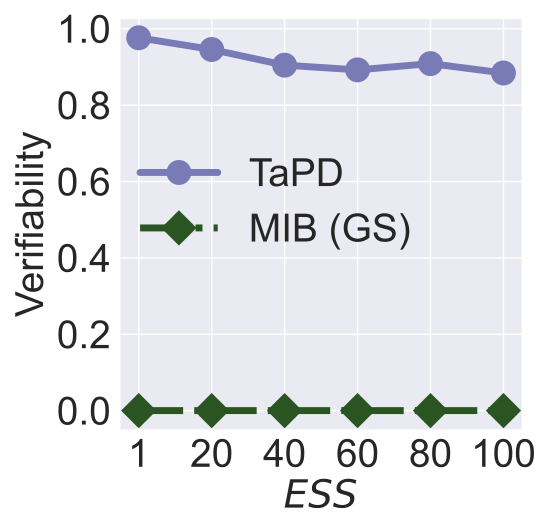

The script that saved this image:


import numpy as np
import matplotlib.pyplot as plt

epsilon = 3
beta = 1 / epsilon


x=[1, 2, 3, 4, 5, 6]
# validation_for_plt =[97,95.8600, 94.9400, 93.5400, 93.2400]
# attack_for_plt=[0, 0.3524, 0, 0.1762, 0.1762]
# basic_for_plt=[99.8, 99.8, 99.8, 99.8, 99.8]

labels = ['1', '20', '40', '60', '80', '100' ]
# unl_org = [97.77, 97.55, 97.35, 97.29, 97.21, 97.21]

unl_mib = [0, 0, 0, 0, 0, 0]
unl_mib_bck = [0, 0.7, 0.7, 0.7, 0.7, 1]


# unl_hess_r = [96.6, 96.66, 96.04, 95.94, 95.85, 97.21]
unl_muv_includes = [0.0981, 0.0894, 0.0687, 0.0891, 0.0676,  0.0912]

unl_muv = [0.9764, 0.9457, 0.9047,  0.8924, 0.9088, 0.8842]
# unl_ss_wo = [94.32, 94.53, 94.78, 93.38, 94.04, 97.21]



plt.style.use('seaborn')
plt.figure(figsize=(5.5, 5.3))
l_w=5
m_s=15
marker_s = 3
markevery=1
#plt.figure(figsize=(8, 5.3))
#plt.plot(x, unl_fr, color='blue', marker='^', label='Retrain',linewidth=l_w, markersize=m_s)
plt.plot(x, unl_muv, linestyle='-', color='#797BB7', marker='o', fillstyle='full', markevery=markevery,label='TaPD', linewidth=l_w, markersize=m_s, markeredgewidth=marker_s)


#plt.plot(x, unl_muv, linestyle='--', color='#9BC985',  marker='s', fillstyle='full', markevery=markevery, label='TaPD',linewidth=l_w, markersize=m_s, markeredgewidth=marker_s)


# plt.plot(x, unl_mib_bck, linestyle=':', color='r',  marker='^', fillstyle='none', markevery=markevery,
#          label='MIB (bac.)', linewidth=l_w,  markersize=m_s, markeredgewidth=marker_s)


plt.plot(x, unl_mib, linestyle='-.', color='#2A5522',  marker='D', fillstyle='full', markevery=markevery,
         label='MIB (GS)',linewidth=l_w, markersize=m_s, markeredgewidth=marker_s)



#plt.plot(x, unl_vibu, color='silver',  marker='d',  label='VIBU',linewidth=4,  markersize=10)

# plt.plot(x, y_sa03, color='r',  marker='2',  label='AAAI21 A_acc, pr=0.3',linewidth=3, markersize=8)
# plt.plot(x, y_sa05, color='darkblue',  marker='4',  label='AAAI21 A_acc, pr=0.5',linewidth=3, markersize=8)
# plt.plot(x, y_ma03, color='darkviolet',  marker='3',  label='FedMC A_acc, pr=0.3',linewidth=3, markersize=8)
# plt.plot(x, y_ma05, color='cyan',  marker='p',  label='FedMC A_acc, pr=0.5',linewidth=3, markersize=8)


# plt.grid()
leg = plt.legend(fancybox=True, shadow=True)
# plt.xlabel('Malicious Client Ratio (%)' ,fontsize=16)
plt.ylabel('Verifiability' ,fontsize=28)
my_y_ticks = np.arange(0, 1.1, 0.2)
plt.yticks(my_y_ticks,fontsize=28)
plt.xlabel('$\it{ESS}$' ,fontsize=28)

plt.xticks(x, labels, fontsize=28)
# plt.title('CIFAR10 IID')

#plt.annotate(r"1e0", xy=(0.1, 1.01), xycoords='axes fraction', xytext=(-10, 10),textcoords='offset points', ha='right', va='center', fontsize=15)


# plt.title('(c) Utility Preservation', fontsize=24)
plt.legend(loc=(0.01, 0.4),fontsize=28)
plt.tight_layout()
#plt.title("MNIST")
plt.rcParams['figure.figsize'] = (2.0, 1)
plt.rcParams['image.interpolation'] = 'nearest'
plt.rcParams['figure.subplot.left'] = 0.11
plt.rcParams['figure.subplot.bottom'] = 0.08
plt.rcParams['figure.subplot.right'] = 0.977
plt.rcParams['figure.subplot.top'] = 0.969
plt.savefig('celeba_verifiability_sample_size_sim_analysis.pdf', format='pdf', dpi=200)
plt.show()
